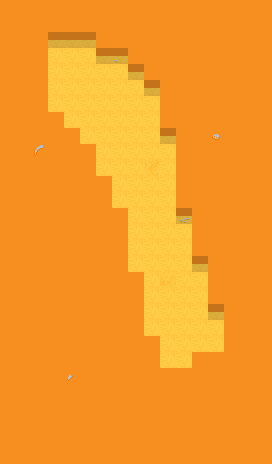

A 2D game scene composited from a Tiled map and its tileset images. What follows is a short description and the map's XML, with every tile layer's data as written:
An orthogonal 17x29 tile map with 16x16 px tiles, 4 tile layers (ground, walls, doors, fog) and 4 objects.

<map version="1.0" tiledversion="1.1.6" orientation="orthogonal" renderorder="right-down" width="17" height="29" tilewidth="16" tileheight="16" infinite="0" backgroundcolor="#f68f20" nextobjectid="5">
 <properties>
  <property name="entities_render_layer" type="int" value="4" />
 </properties>
 <tileset firstgid="1" source="desert.tsx" />
 <layer name="ground" width="17" height="29">
  <properties>
   <property name="render_layer" type="int" value="0" />
  </properties>
  <data encoding="csv">
1,1,1,1,1,1,1,1,1,1,1,1,1,1,1,1,1,
1,1,1,1,1,1,1,1,1,1,1,1,1,1,1,1,1,
1,1,1,1,1,1,1,1,1,1,1,1,1,1,1,1,1,
1,1,1,1,1,1,1,1,1,1,1,1,1,1,1,1,1,
1,1,1,1,1,1,1,1,1,1,1,1,1,1,1,1,1,
1,1,1,1,1,1,1,1,1,1,1,1,1,1,1,1,1,
1,1,1,1,1,1,1,1,1,1,1,1,1,1,1,1,1,
1,1,1,1,1,1,1,1,1,1,1,1,1,1,1,1,1,
1,1,1,1,1,1,1,1,1,1,1,1,1,1,1,1,1,
1,1,1,1,1,1,1,1,1,1,1,1,1,1,1,1,1,
1,1,1,1,1,1,1,1,1,4,1,1,1,1,1,1,1,
1,1,1,1,1,1,1,1,1,1,1,1,1,1,1,1,1,
1,1,1,1,1,1,1,1,1,1,1,1,1,1,1,1,1,
1,1,1,1,1,1,1,1,1,1,1,1,1,1,1,1,1,
1,1,1,1,1,1,1,1,1,1,1,1,1,1,1,1,1,
1,1,1,1,1,1,1,1,1,1,1,1,1,1,1,1,1,
1,1,1,1,1,1,1,1,1,1,1,1,1,1,1,1,1,
1,1,1,1,1,1,1,1,1,1,3,1,1,1,1,1,1,
1,1,1,1,1,1,1,1,1,1,1,1,1,1,1,1,1,
1,1,1,1,1,1,1,1,1,1,1,1,1,1,1,1,1,
1,1,1,1,1,1,1,1,1,1,1,1,1,1,1,1,1,
1,1,1,1,1,1,1,1,1,1,1,1,1,1,1,1,1,
1,1,1,1,1,1,1,1,1,1,1,1,1,1,1,1,1,
1,1,1,1,1,1,1,1,1,1,1,1,1,1,1,1,1,
1,1,1,1,1,1,1,1,1,1,1,1,1,1,1,1,1,
1,1,1,1,1,1,1,1,1,1,1,1,1,1,1,1,1,
1,1,1,1,1,1,1,1,1,1,1,1,1,1,1,1,1,
1,1,1,1,1,1,1,1,1,1,1,1,1,1,1,1,1,
1,1,1,1,1,1,1,1,1,1,1,1,1,1,1,1,1
</data>
 </layer>
 <layer name="walls" width="17" height="29">
  <properties>
   <property name="render_layer" type="int" value="1" />
  </properties>
  <data encoding="csv">
9,9,9,9,9,9,9,9,9,9,9,9,9,9,9,9,9,
9,9,9,9,9,9,9,9,9,9,9,9,9,9,9,9,9,
5,5,5,5,5,5,9,9,9,9,9,9,9,9,9,9,9,
0,0,0,0,0,0,5,6,9,9,9,9,9,9,9,9,9,
0,0,0,0,0,0,0,0,5,9,9,9,9,9,9,9,9,
0,0,0,0,0,0,0,0,0,5,9,9,9,9,9,9,9,
9,9,9,0,0,0,0,0,0,0,9,9,9,9,9,9,9,
9,9,9,9,0,0,0,0,0,0,9,9,9,9,9,9,9,
9,9,9,9,9,0,0,0,0,0,5,9,9,11,9,9,9,
9,9,12,9,9,9,0,0,0,0,0,9,9,9,9,9,9,
9,9,9,9,9,9,0,0,0,0,0,9,9,9,9,9,9,
9,9,9,9,9,9,9,0,0,0,0,9,9,9,9,9,9,
9,9,9,9,9,9,9,0,0,0,0,9,9,9,9,9,9,
9,9,9,9,9,9,9,9,0,0,0,7,9,9,9,9,9,
9,9,9,9,9,9,9,9,0,0,0,0,9,9,9,9,9,
9,9,9,9,9,9,9,9,0,0,0,0,9,9,9,9,9,
9,9,9,9,9,9,9,9,0,0,0,0,5,9,9,9,9,
9,9,9,9,9,9,9,9,9,0,0,0,0,9,9,9,9,
9,9,9,9,9,9,9,9,9,0,0,0,0,9,9,9,9,
9,9,9,9,9,9,9,9,9,0,0,0,0,5,9,9,9,
9,9,9,9,9,9,9,9,9,0,0,0,0,0,5,5,5,
9,9,9,9,9,9,9,9,9,9,0,0,0,0,0,0,0,
9,9,9,9,9,9,9,9,9,9,0,0,0,0,0,0,0,
9,9,9,9,10,9,9,9,9,9,9,0,0,0,0,0,0,
9,9,9,9,9,9,9,9,9,9,9,9,0,0,0,0,0,
9,9,9,9,9,9,9,9,9,9,9,9,9,9,0,0,0,
9,9,9,9,9,9,9,9,9,9,9,9,9,9,9,9,9,
9,9,9,9,9,9,9,9,9,9,9,9,9,9,9,9,9,
9,9,9,9,9,9,9,9,9,9,9,9,9,9,9,9,9
</data>
 </layer>
 <layer name="doors" width="17" height="29">
  <properties>
   <property name="render_layer" type="int" value="2" />
  </properties>
  <data encoding="csv">
0,0,0,0,0,0,0,0,0,0,0,0,0,0,0,0,0,
0,0,0,0,0,0,0,0,0,0,0,0,0,0,0,0,0,
9,9,9,0,0,0,0,0,0,0,0,0,0,0,0,0,0,
9,9,9,0,0,0,0,0,0,0,0,0,0,0,0,0,0,
9,9,9,0,0,0,0,0,0,0,0,0,0,0,0,0,0,
9,9,9,0,0,0,0,0,0,0,0,0,0,0,0,0,0,
0,0,0,0,0,0,0,0,0,0,0,0,0,0,0,0,0,
0,0,0,0,0,0,0,0,0,0,0,0,0,0,0,0,0,
0,0,0,0,0,0,0,0,0,0,0,0,0,0,0,0,0,
0,0,0,0,0,0,0,0,0,0,0,0,0,0,0,0,0,
0,0,0,0,0,0,0,0,0,0,0,0,0,0,0,0,0,
0,0,0,0,0,0,0,0,0,0,0,0,0,0,0,0,0,
0,0,0,0,0,0,0,0,0,0,0,0,0,0,0,0,0,
0,0,0,0,0,0,0,0,0,0,0,0,0,0,0,0,0,
0,0,0,0,0,0,0,0,0,0,0,0,0,0,0,0,0,
0,0,0,0,0,0,0,0,0,0,0,0,0,0,0,0,0,
0,0,0,0,0,0,0,0,0,0,0,0,0,0,0,0,0,
0,0,0,0,0,0,0,0,0,0,0,0,0,0,0,0,0,
0,0,0,0,0,0,0,0,0,0,0,0,0,0,0,0,0,
0,0,0,0,0,0,0,0,0,0,0,0,0,0,0,0,0,
0,0,0,0,0,0,0,0,0,0,0,0,0,0,9,9,9,
0,0,0,0,0,0,0,0,0,0,0,0,0,0,9,9,9,
0,0,0,0,0,0,0,0,0,0,0,0,9,9,9,9,9,
0,0,0,0,0,0,0,0,0,0,9,9,9,9,9,9,9,
0,0,0,0,0,0,0,0,0,0,9,9,9,9,9,9,9,
0,0,0,0,0,0,0,0,0,0,9,9,9,9,9,9,9,
0,0,0,0,0,0,0,0,0,0,0,0,0,0,0,0,0,
0,0,0,0,0,0,0,0,0,0,0,0,0,0,0,0,0,
0,0,0,0,0,0,0,0,0,0,0,0,0,0,0,0,0
</data>
 </layer>
 <layer name="fog" width="17" height="29">
  <properties>
   <property name="render_layer" type="int" value="3" />
  </properties>
  <data encoding="csv">
0,0,0,0,0,0,0,0,0,0,0,0,0,0,0,0,0,
0,0,0,0,0,0,0,0,0,0,0,0,0,0,0,0,0,
13,0,0,0,0,0,0,0,0,0,0,0,0,0,0,0,0,
13,0,0,0,0,0,0,0,0,0,0,0,0,0,0,0,0,
13,0,0,0,0,0,0,0,0,0,0,0,0,0,0,0,0,
13,0,0,0,0,0,0,0,0,0,0,0,0,0,0,0,0,
0,0,0,0,0,0,0,0,0,0,0,0,0,0,0,0,0,
0,0,0,0,0,0,0,0,0,0,0,0,0,0,0,0,0,
0,0,0,0,0,0,0,0,0,0,0,0,0,0,0,0,0,
0,0,0,0,0,0,0,0,0,0,0,0,0,0,0,0,0,
0,0,0,0,0,0,0,0,0,0,0,0,0,0,0,0,0,
0,0,0,0,0,0,0,0,0,0,0,0,0,0,0,0,0,
0,0,0,0,0,0,0,0,0,0,0,0,0,0,0,0,0,
0,0,0,0,0,0,0,0,0,0,0,0,0,0,0,0,0,
0,0,0,0,0,0,0,0,0,0,0,0,0,0,0,0,0,
0,0,0,0,0,0,0,0,0,0,0,0,0,0,0,0,0,
0,0,0,0,0,0,0,0,0,0,0,0,0,0,0,0,0,
0,0,0,0,0,0,0,0,0,0,0,0,0,0,0,0,0,
0,0,0,0,0,0,0,0,0,0,0,0,0,0,0,0,0,
0,0,0,0,0,0,0,0,0,0,0,0,0,0,0,0,0,
0,0,0,0,0,0,0,0,0,0,0,0,0,0,0,0,15,
0,0,0,0,0,0,0,0,0,0,0,0,0,0,0,0,15,
0,0,0,0,0,0,0,0,0,0,0,0,0,0,0,0,15,
0,0,0,0,0,0,0,0,0,0,0,0,0,0,0,0,15,
0,0,0,0,0,0,0,0,0,0,0,0,0,0,0,0,15,
0,0,0,0,0,0,0,0,0,0,0,0,0,0,0,0,15,
0,0,0,0,0,0,0,0,0,0,0,0,0,0,0,0,0,
0,0,0,0,0,0,0,0,0,0,0,0,0,0,0,0,0,
0,0,0,0,0,0,0,0,0,0,0,0,0,0,0,0,0
</data>
 </layer>
 <objectgroup name="doors">
  <properties>
   <property name="layer" type="int" value="3" />
   <property name="type" value="doors" />
  </properties>
  <object id="1" x="0" y="32" width="48" height="64">
   <properties>
    <property name="way" value="left" />
   </properties>
  </object>
  <object id="2" x="160" y="320" width="112" height="96">
   <properties>
    <property name="way" value="right" />
   </properties>
  </object>
 </objectgroup>
 <objectgroup name="trigggers">
  <properties>
   <property name="type" value="triggers" />
  </properties>
  <object id="3" x="-16" y="32" width="16" height="64">
   <properties>
    <property name="code">return function (self, item)
  ROOMS:move( -1, 0, item )
end</property>
   </properties>
  </object>
  <object id="4" x="272" y="320" width="16" height="96">
   <properties>
    <property name="code">return function (self, item)
  ROOMS:move( 1, 0, item )
end</property>
   </properties>
  </object>
 </objectgroup>
</map>
